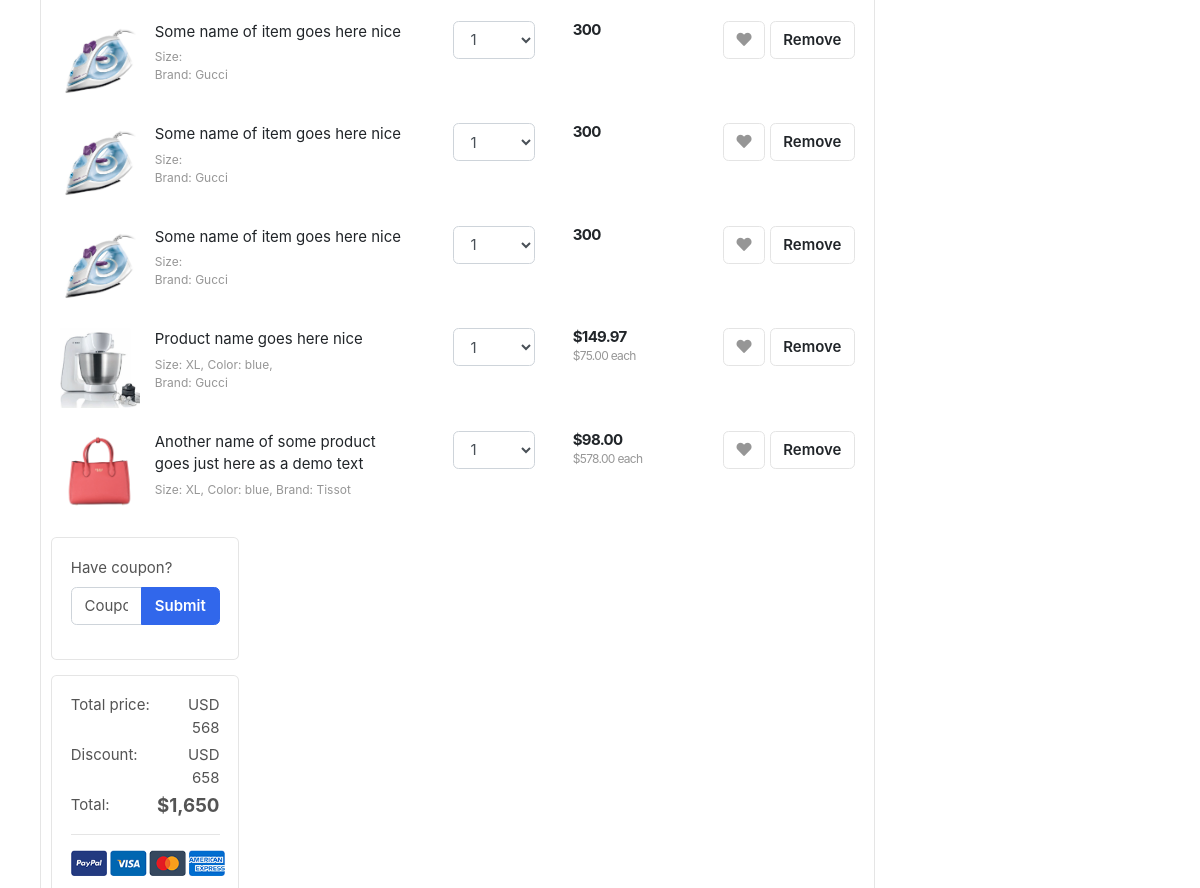
The page /accounts/cart/ (signed in, middle part) on the database as committed earlier.
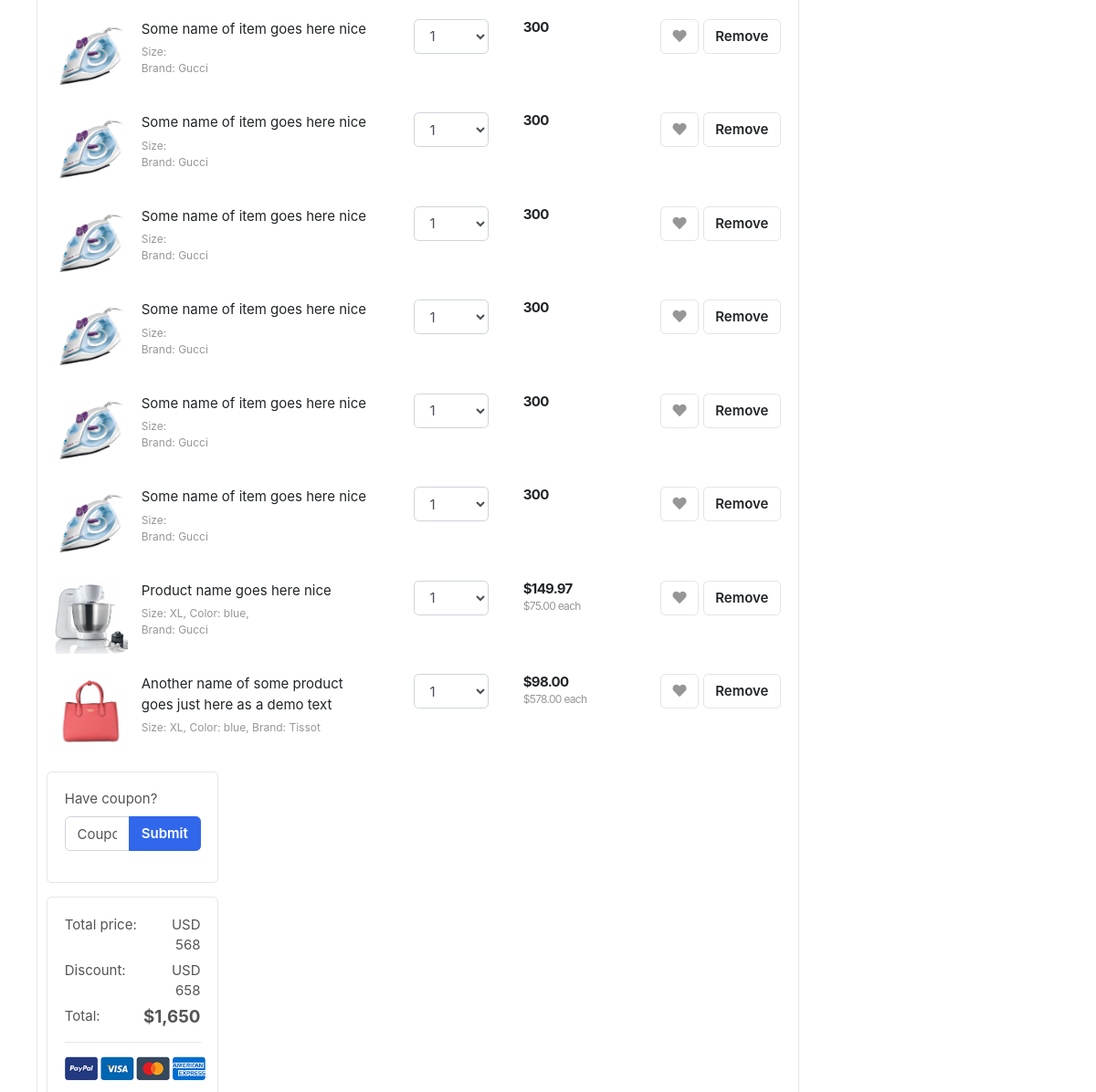
The same page on the database as committed later.
### accounts/models.py (models this page shows)
class CartItems(BaseModel):
    cart = models.ForeignKey(Cart, on_delete=models.CASCADE, related_name="cart_items")
    product = models.ForeignKey(Product, on_delete=models.SET_NULL, null=True, blank=True)
    color_variant = models.ForeignKey(ColorVariant, on_delete=models.SET_NULL, null=True, blank=True)
    size_variant = models.ForeignKey(SizeVariant, on_delete=models.SET_NULL, null=True, blank=True)
    def get_product_price(self):
        price = [self.product.price]
        if self.color_variant:
            color_varient_price = self.color_variant.price
            price.append(color_varient_price)
        if self.size_variant:
            size_variant_price = self.size_variant.price
            price.append(size_variant_price)
        return sum(price)

### products/models.py (models this page shows, shortened)
class Product(BaseModel):
    product_name = models.CharField(max_length=100)
    slug = models.SlugField(unique=True, null=True, blank=True)
    category = models.ForeignKey(Category, on_delete=models.CASCADE, related_name="products")
    price = models.IntegerField(unique=True, null=True, blank=True)
    product_description = models.TextField()
    color_variant = models.ManyToManyField(ColorVariant, blank=True)
    size_variant = models.ManyToManyField(SizeVariant, blank=True)

### accounts/views.py (the view, shortened to what this page needs)
# urls.py: path('cart/', cart, name= 'cart'),
def cart(request):
    cart_obj = Cart.objects.get(is_paid=False, user=request.user)
    context = {'cart': cart_obj}
    return render(request, 'accounts/cart.html', context)

### templates/accounts/cart.html (shortened to what this page needs)
{% extends "base/base.html" %}
{% block start %}
<section class="section-content padding-y">
    <div class="container">
    <div class="row">
        <main class="col-md-9">
    <div class="card">
    <table class="table table-borderless table-shopping-cart">
    <tbody>
        {% for cart_item in cart.cart_items.all %}
    <tr>
        <td>
            <figure class="itemside">
                <div class="aside"><img src="images/items/1.jpg" class="img-sm"></div>
                <figcaption class="info">
                    <a href="#" class="title text-dark">Some name of item goes here nice</a>
                    <p class="text-muted small">Size: {{cart_item.size_variant.size_name}}<br> Brand: Gucci</p>
                </figcaption>
            </figure>
        </td>
        <td>
            <select class="form-control">
                <option>1</option>
            </select>
        </td>
        <td>
            <div class="price-wrap">
                <var class="price">{{cart_item.get_product_price}}</var>
            </div>
        </td>
        <td class="text-right">
        <a data-original-title="Save to Wishlist" title="" href="" class="btn btn-light" data-toggle="tooltip"> <i class="fa fa-heart"></i></a>
        <a href="{% url 'remove_cart' cart_item.uid %}" class="btn btn-light"> Remove</a>
        </td>
    </tr>
    {% endfor %}
    </main>
    <tr>
        <td>
            <figure class="itemside">
                <div class="aside"><img src="images/items/2.jpg" class="img-sm"></div>
                <figcaption class="info">
                    <a href="#" class="title text-dark">Product name  goes here nice</a>
                    <p class="text-muted small">Size: XL, Color: blue, <br> Brand: Gucci</p>
                </figcaption>
            </figure>
        </td>
        <td>
            <select class="form-control">
                <option>1</option>
            </select>
        </td>
        <td>
            <div class="price-wrap">
                <var class="price">$149.97</var>
                <small class="text-muted"> $75.00 each </small>
            </div>
        </td>
        <td class="text-right">
        <a data-original-title="Save to Wishlist" title="" href="" class="btn btn-light" data-toggle="tooltip"> <i class="fa fa-heart"></i></a>
        <a href="" class="btn btn-light btn-round"> Remove</a>
        </td>
    </tr>
    <tr>
        <td>
            <figure class="itemside">
                <div class="aside"><img src="images/items/3.jpg" class="img-sm"></div>
                <figcaption class="info">
                    <a href="#" class="title text-dark">Another name of some product goes just here as a demo text </a>
                    <p class="small text-muted">Size: XL, Color: blue,  Brand: Tissot</p>
                </figcaption>
            </figure>
        </td>
        <td>
            <select class="form-control">
                <option>1</option>
            </select>
        </td>
        <td>
            <div class="price-wrap">
                <var class="price">$98.00</var>
                <small class="text-muted"> $578.00 each</small>
            </div>
        </td>
        <td class="text-right">
            <a data-original-title="Save to Wishlist" title="" href="" class="btn btn-light" data-toggle="tooltip"> <i class="fa fa-heart"></i></a>
            <a href="" class="btn btn-light btn-round"> Remove</a>
        </td>
    </tr>
    <aside class="col-md-3">
        <div class="card mb-3">
            <div class="card-body">
            <form method="POST">
                <div class="form-group">
                    <label>Have coupon?</label>
                    <div class="input-group">
                        <input type="text" name= "coupon" class= "form-control" placeholder="Coupon code">
                        <span class="input-group-append">
                            <button type="submit" class="btn btn-primary">Submit</button>
                        </span>
                    </div>
                </div>
             </form>
        </div>
        </div>
        <div class="card">
        <div class="card-body">
        <dl class="dlist-align">
            <dt>Total price:</dt>
            <dd class="text-right">USD 568</dd>
        </dl>
        <dl class="dlist-align">
            <dt>Discount:</dt>
            <dd class="text-right">USD 658</dd>
        </dl>
        <dl class="dlist-align">
            <dt>Total:</dt>
            <dd class="text-right  h5"><strong>$1,650</strong></dd>
        </dl>
        <hr>
        <p class="text-center mb-3">
            <img src="images/misc/payments.png" height="26">
        </p>
         </div>
            </div>
            </div>
            </div>
    </section>
{% endblock %}

### templates/base/base.html (shortened to what this page needs)
<!DOCTYPE HTML>
<html lang="en">
<head>
<link href="/media/css/bootstrap.css" rel="stylesheet" type="text/css"/>
<link href="/media/fonts/fontawesome/css/all.min.css" type="text/css" rel="stylesheet">
<link href="/media/css/ui.css" rel="stylesheet" type="text/css"/>
<link href="/media/css/responsive.css" rel="stylesheet" />
</head>
<body>
		{% block start %}
		{% endblock %}
        </body>
        </html>

### public/static/css/ui.css (style rules this page uses)
html { font-family: 'Inter', sans-serif; font-size: 15px; }
.price-wrap { letter-spacing: -0.7px; }
.img-xs, .img-sm, .img-md, .img-lg { object-fit: cover; flex-shrink: 0; flex-grow: 0; }
.img-sm { width: 80px; height: 80px; }
.padding-y { padding-top: 40px; padding-bottom: 40px; }
var { font-style: normal; }
figure { margin-bottom: 0; }
article:after, .form-group:after { display: block; clear: both; content: ""; }
.card .title { color: #212529; }
p:last-child { margin-bottom: 0; }
.btn-light { background-color: #fff; border-color: #e4e4e4; }
.btn-light i { color: #969696; }
.itemside { position: relative; display: flex; width: 100%; }
.itemside .aside { position: relative; flex-shrink: 0; }
.itemside .info { padding-left: 15px; padding-right: 7px; }
.itemside p { margin-bottom: 0; }
.itemside .title { display: block; margin-bottom: 5px; color: #212529; }
[class*="dlist-"] { margin-bottom: 5px; }
[class*="dlist-"] dd { margin-bottom: 0; }
.dlist-align { display: flex; }
.dlist-align dt { width: 120px; word-wrap: break-word; font-weight: normal; }
.dlist-align dd { flex-grow: 1; }
.price { font-weight: 600; color: #212529; }
.table-shopping-cart .price-wrap { line-height: 1.2; }
.table-shopping-cart .price { font-weight: bold; margin-right: 5px; display: block; }

Rows that differ between the two databases and show on the page:
added CartItems: get_product_price "300"
added CartItems: get_product_price "300"
added CartItems: get_product_price "300"
